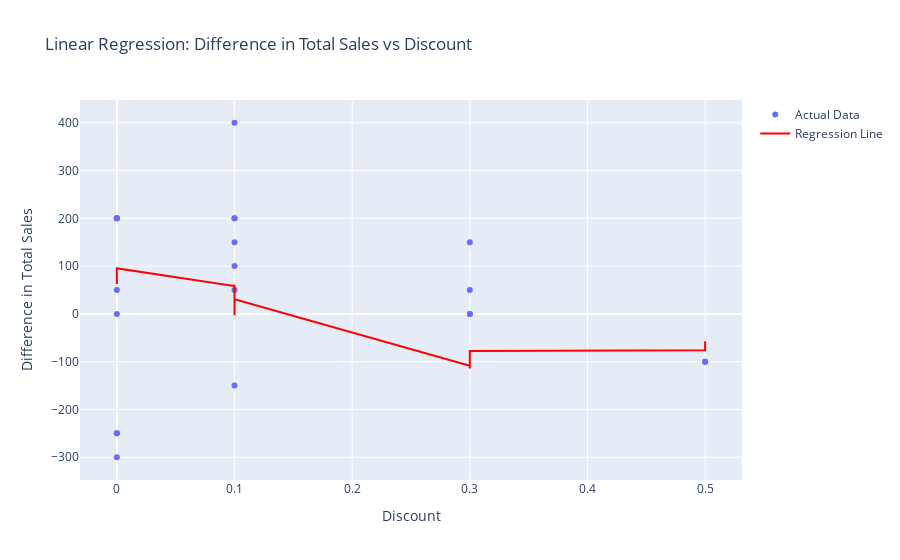
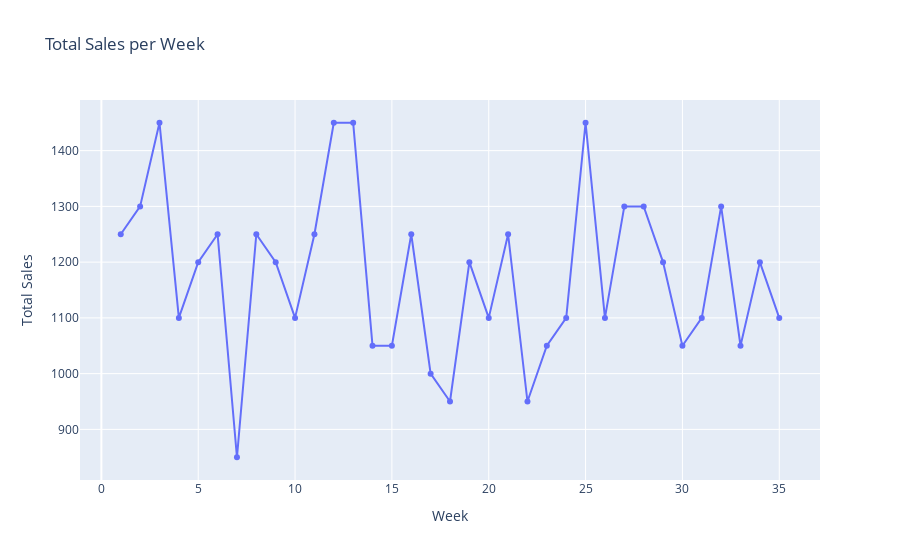

Notebook source saved alongside these figures, in order:
### Code cell
import pandas as pd
import plotly.graph_objects as go
import plotly.express as px
import matplotlib.pyplot as plt
import seaborn as sns
from sklearn.model_selection import train_test_split
from sklearn.linear_model import LinearRegression
from sklearn.metrics import mean_squared_error, r2_score

file_path = "CSV file path"
data = pd.read_csv(file_path)

data['Discount'] = data['Discount'].str.rstrip('%').astype('float') / 100
data['Week'] = data['Week'].str.extract('(\d+)').astype(int)

total_sales_per_week = data.groupby('Week')['Price'].sum().reset_index()
total_sales_per_week = total_sales_per_week.sort_values(by='Week').reset_index(drop=True)
total_sales_per_week['Difference'] = total_sales_per_week['Price'].diff()

data = data.merge(total_sales_per_week[['Week', 'Difference']], on='Week')

data = data.dropna(subset=['Difference'])

data = pd.get_dummies(data, columns=['IntraPortfolioCannibalization', 'PantryLoadingEffect'], drop_first=True)

X = data[['Discount', 'Price', 'Week', 'IntraPortfolioCannibalization_Yes', 'PantryLoadingEffect_Yes']]
y = data['Difference']

X_train, X_test, y_train, y_test = train_test_split(X, y, test_size=0.2, random_state=42)

model = LinearRegression()
model.fit(X_train, y_train)

y_pred = model.predict(X_test)

mse = mean_squared_error(y_test, y_pred)
r2 = r2_score(y_test, y_pred)
model_coefficients = model.coef_
model_intercept = model.intercept_

print(f'Mean Squared Error (MSE): {mse}')
print(f'R-squared (R²): {r2}')
print(f'Model Coefficients: {model_coefficients}')
print(f'Model Intercept: {model_intercept}')


X_test_sorted = X_test.sort_values(by='Discount')
y_pred_sorted = model.predict(X_test_sorted)

fig = go.Figure()
fig.add_trace(go.Scatter(x=X_test_sorted['Discount'], y=y_test, mode='markers', name='Actual Data',
                         hovertemplate='Discount: %{x}<br>Difference: %{y}'))
fig.add_trace(go.Scatter(x=X_test_sorted['Discount'], y=y_pred_sorted, mode='lines', name='Regression Line',
                         line=dict(color='red'), hovertemplate='Discount: %{x}<br>Predicted Difference: %{y}'))
fig.update_layout(title='Linear Regression: Difference in Total Sales vs Discount',
                  xaxis_title='Discount',
                  yaxis_title='Difference in Total Sales')
fig.show()

fig = px.line(total_sales_per_week, x='Week', y='Price', title='Total Sales per Week', markers=True)
fig.update_traces(hovertemplate='Week: %{x}<br>Total Sales: %{y}')
fig.update_layout(xaxis_title='Week', yaxis_title='Total Sales')
fig.show()

plt.figure(figsize=(10, 6))
plt.scatter(y_test, y_pred)
plt.plot([y_test.min(), y_test.max()], [y_test.min(), y_test.max()], 'r--')  
plt.title('Predicted vs Actual Values')
plt.xlabel('Actual Values')
plt.ylabel('Predicted Values')
plt.show()

corr_matrix = data[['Discount', 'Price', 'Week', 'IntraPortfolioCannibalization_Yes', 'PantryLoadingEffect_Yes', 'Difference']].corr()

plt.figure(figsize=(10, 6))
sns.heatmap(corr_matrix, annot=True, cmap='coolwarm', center=0)
plt.title('Correlation Heatmap')
plt.show()

### Figure 1 — Plotly figure (JSON) as saved in the notebook; plotly's stock layout.template omitted (floating-point values rounded to 4 significant figures)
{"data": [{"hovertemplate": "Discount: %{x}<br>Difference: %{y}", "mode": "markers", "name": "Actual Data", "type": "scatter", "x": [0, 0, 0, 0, 0, 0, 0, 0, 0.1, 0.1, 0.1, 0.1, 0.1, 0.1, 0.1, 0.3, 0.3, 0.3, 0.3, 0.5, 0.5], "y": [200, 50, -300, -250, 200, 0, 200, -250, 100, 50, 400, 200, 150, -150, 200, 150, 0, 0, 50, -100, -100]}, {"hovertemplate": "Discount: %{x}<br>Predicted Difference: %{y}", "line": {"color": "red"}, "mode": "lines", "name": "Regression Line", "type": "scatter", "x": [0, 0, 0, 0, 0, 0, 0, 0, 0.1, 0.1, 0.1, 0.1, 0.1, 0.1, 0.1, 0.3, 0.3, 0.3, 0.3, 0.5, 0.5], "y": [77.8, 78.73, 79.47, 62.76, 82.07, 97.11, 97.84, 95.44, 58.32, -2.748, 24.91, 61.66, 54.98, 51.64, 30.66, -108.7, -114.5, -106.1, -77.71, -76.27, -57.17]}], "layout": {"title": {"text": "Linear Regression: Difference in Total Sales vs Discount"}, "xaxis": {"title": {"text": "Discount"}}, "yaxis": {"title": {"text": "Difference in Total Sales"}}}}

### Figure 2 — Plotly figure (JSON) as saved in the notebook; plotly's stock layout.template omitted (floating-point values rounded to 4 significant figures)
{"data": [{"hovertemplate": "Week: %{x}<br>Total Sales: %{y}", "legendgroup": "", "line": {"color": "#636efa", "dash": "solid"}, "marker": {"symbol": "circle"}, "mode": "lines+markers", "name": "", "orientation": "v", "showlegend": false, "type": "scatter", "x": [1, 2, 3, 4, 5, 6, 7, 8, 9, 10, 11, 12, 13, 14, 15, 16, 17, 18, 19, 20, 21, 22, 23, 24, 25, 26, 27, 28, 29, 30, 31, 32, 33, 34, 35], "xaxis": "x", "y": [1250, 1300, 1450, 1100, 1200, 1250, 850, 1250, 1200, 1100, 1250, 1450, 1450, 1050, 1050, 1250, 1000, 950, 1200, 1100, 1250, 950, 1050, 1100, 1450, 1100, 1300, 1300, 1200, 1050, 1100, 1300, 1050, 1200, 1100], "yaxis": "y"}], "layout": {"legend": {"tracegroupgap": 0}, "title": {"text": "Total Sales per Week"}, "xaxis": {"anchor": "y", "domain": [0, 1], "title": {"text": "Week"}}, "yaxis": {"anchor": "x", "domain": [0, 1], "title": {"text": "Total Sales"}}}}
